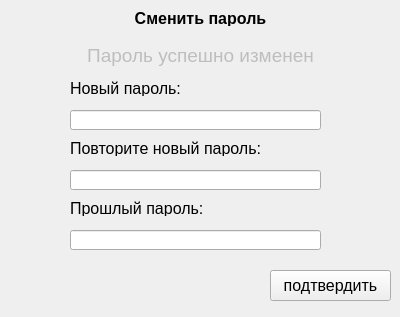
<?xml version="1.0" encoding="UTF-8"?>
<ui version="4.0">
 <class>ChangePassword_form</class>
 <widget class="QWidget" name="ChangePassword_form">
  <property name="enabled">
   <bool>true</bool>
  </property>
  <property name="geometry">
   <rect>
    <x>0</x>
    <y>0</y>
    <width>400</width>
    <height>317</height>
   </rect>
  </property>
  <property name="windowTitle">
   <string>Form</string>
  </property>
  <widget class="QLabel" name="Name_Form_AddPaymentForm">
   <property name="geometry">
    <rect>
     <x>10</x>
     <y>10</y>
     <width>381</width>
     <height>16</height>
    </rect>
   </property>
   <property name="font">
    <font>
     <pointsize>12</pointsize>
     <weight>75</weight>
     <bold>true</bold>
    </font>
   </property>
   <property name="text">
    <string>Сменить пароль</string>
   </property>
   <property name="alignment">
    <set>Qt::AlignCenter</set>
   </property>
  </widget>
  <widget class="QPushButton" name="Add_button">
   <property name="geometry">
    <rect>
     <x>270</x>
     <y>270</y>
     <width>121</width>
     <height>31</height>
    </rect>
   </property>
   <property name="font">
    <font>
     <pointsize>12</pointsize>
    </font>
   </property>
   <property name="text">
    <string>подтвердить</string>
   </property>
  </widget>
  <widget class="QLabel" name="label_2">
   <property name="geometry">
    <rect>
     <x>70</x>
     <y>80</y>
     <width>141</width>
     <height>16</height>
    </rect>
   </property>
   <property name="font">
    <font>
     <pointsize>12</pointsize>
    </font>
   </property>
   <property name="text">
    <string>Новый пароль:</string>
   </property>
  </widget>
  <widget class="QLabel" name="Succsess_label">
   <property name="enabled">
    <bool>false</bool>
   </property>
   <property name="geometry">
    <rect>
     <x>10</x>
     <y>45</y>
     <width>381</width>
     <height>21</height>
    </rect>
   </property>
   <property name="font">
    <font>
     <pointsize>14</pointsize>
    </font>
   </property>
   <property name="text">
    <string>Пароль успешно изменен</string>
   </property>
   <property name="alignment">
    <set>Qt::AlignCenter</set>
   </property>
  </widget>
  <widget class="QLineEdit" name="Input_password_change">
   <property name="geometry">
    <rect>
     <x>70</x>
     <y>110</y>
     <width>251</width>
     <height>20</height>
    </rect>
   </property>
  </widget>
  <widget class="QLineEdit" name="Input_password_change_2">
   <property name="geometry">
    <rect>
     <x>70</x>
     <y>170</y>
     <width>251</width>
     <height>20</height>
    </rect>
   </property>
  </widget>
  <widget class="QLabel" name="label_3">
   <property name="geometry">
    <rect>
     <x>70</x>
     <y>140</y>
     <width>191</width>
     <height>16</height>
    </rect>
   </property>
   <property name="font">
    <font>
     <pointsize>12</pointsize>
    </font>
   </property>
   <property name="text">
    <string>Повторите новый пароль:</string>
   </property>
  </widget>
  <widget class="QLineEdit" name="Input_password_change_3">
   <property name="geometry">
    <rect>
     <x>70</x>
     <y>230</y>
     <width>251</width>
     <height>20</height>
    </rect>
   </property>
  </widget>
  <widget class="QLabel" name="label_4">
   <property name="geometry">
    <rect>
     <x>70</x>
     <y>200</y>
     <width>141</width>
     <height>16</height>
    </rect>
   </property>
   <property name="font">
    <font>
     <pointsize>12</pointsize>
    </font>
   </property>
   <property name="text">
    <string>Прошлый пароль:</string>
   </property>
  </widget>
 </widget>
 <resources/>
 <connections/>
</ui>
